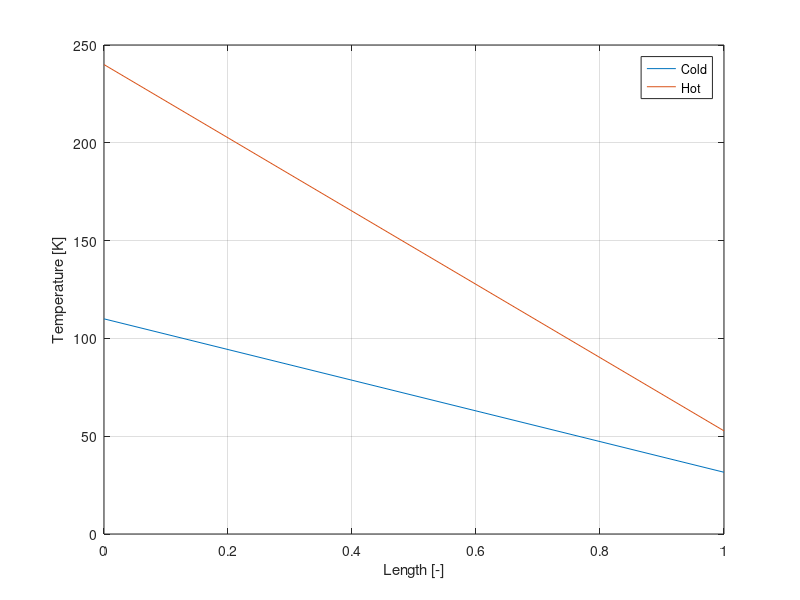

MATLAB code for this plot:
clear all; close all;
%% Choose mdotH

%% Constants
n = 50;
vec = ones(1,n);
vec2 = ones(1,2*n);

% Temperatures
THin = (240 + 273);     % [K] Given
TCout = (110 + 273);    % [K] Given

% Heat and mass flux
Qdot = 50*10^6;         % [J/s] Given
mdotC = 150;           % [kg/s] Given
cpH = 4450;          % [J/K] Not actually constant
cpC = 4250;            % [J/K] Constant

Cc = mdotC*cpC;

%% Temperature
TCin = TCout - Qdot/(mdotC*cpC); % [K] Calculate cold-side inlet temperature

mdotH = 60;
Ch = mdotH*cpH;
Cmin = min(Cc,Ch);
Cmax = max(Cc,Ch);
CR = Cmin./Cmax

THout = THin - Qdot/Ch % [K] Calculate cold-side inlet temperature
% THout = THin + Cc*(TCout-TCin)/Ch 

% For counterflow:
dT1 = THout - TCin;
dT2 = THin - TCout;
dT_lm = (dT2 - dT1)./log(dT2./dT1);

dTh = -THout + THin;
dTc = TCout - TCin;

%% Heat transfer
UA = Qdot./dT_lm;
NTU = UA./Cmin

eps = (1 - exp(-NTU.*(1-CR)))./(1 - CR.*exp(-NTU.*(1-CR)));

figure()
title('Counterflow configuration')
plot([0,1],[TCout, TCin]-273, [0,1],[THin,THout]-273);
grid on;
legend('Cold', 'Hot');
xlabel('Length [-]')
ylabel('Temperature [K]')
